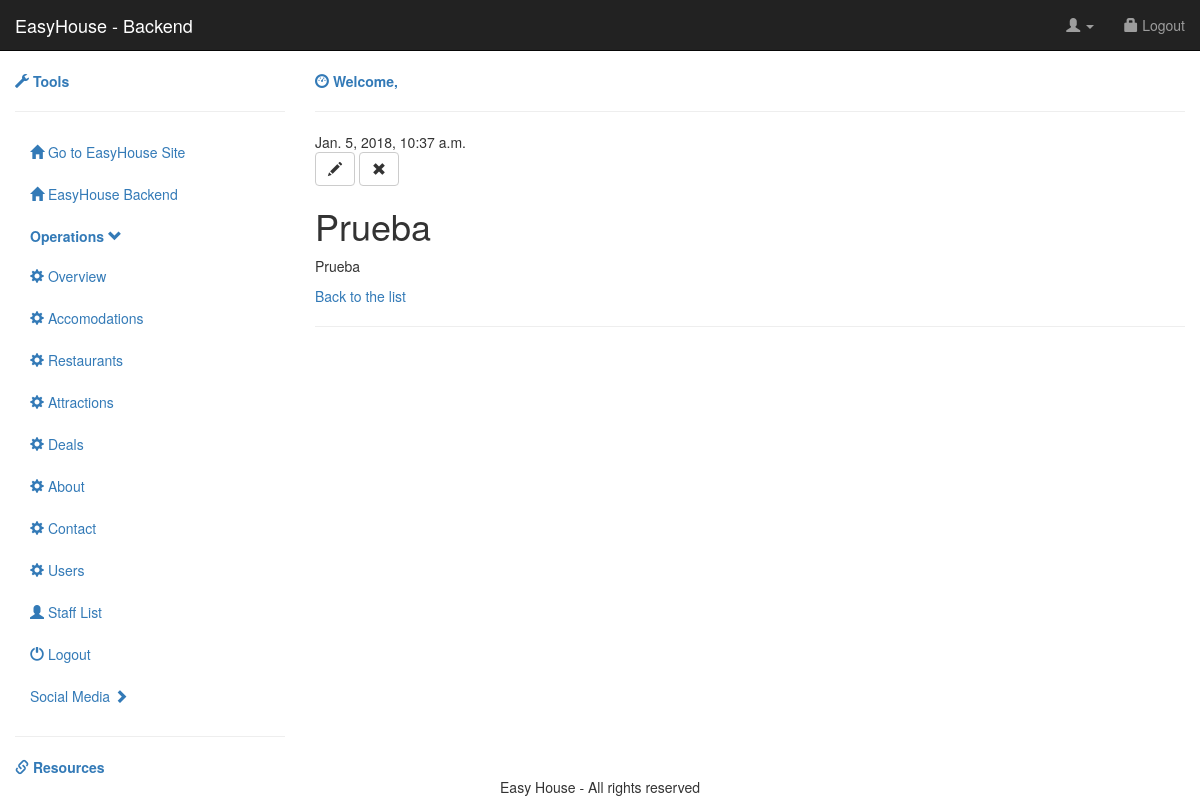
/backend/landing/restaurant/1/, run on an earlier commit of the app's database.
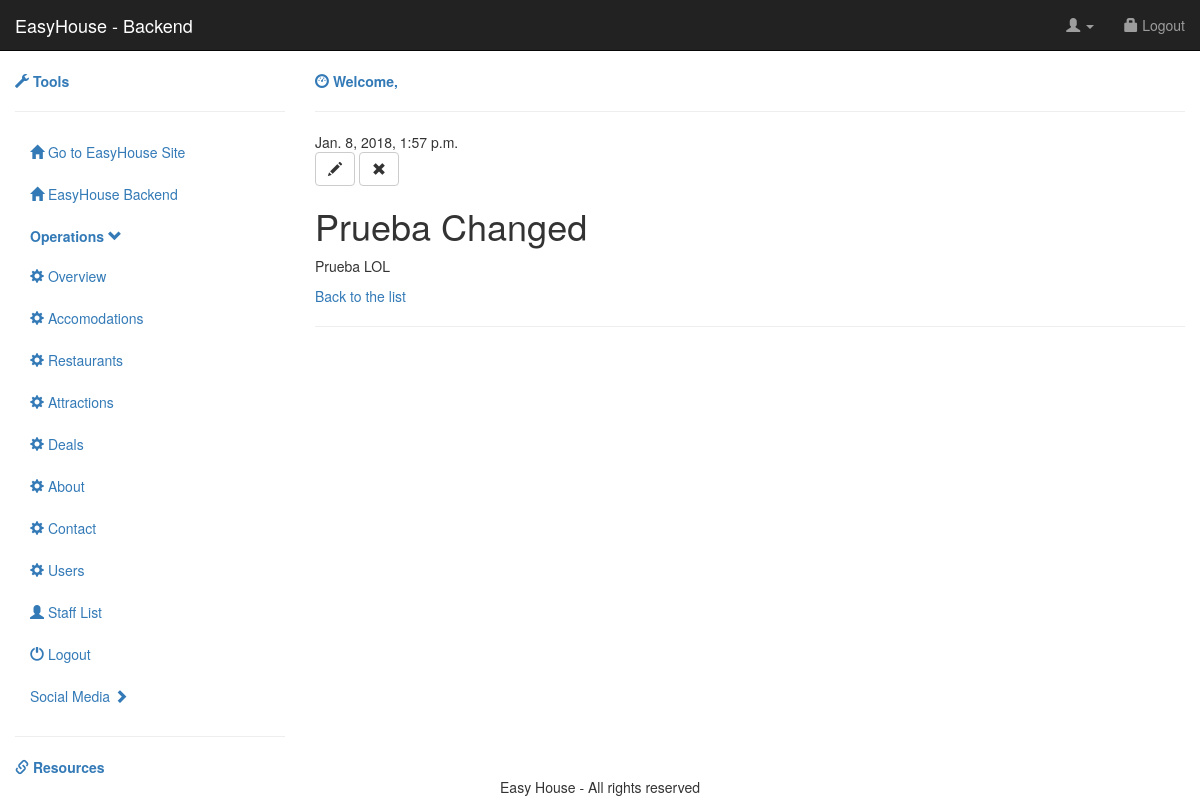
And on a later commit of the database.
### backend/models.py (models this page shows)
class Restaurants(models.Model):
	author = models.ForeignKey('auth.User')
	title = models.CharField(max_length=200)
	text = models.TextField()
	created_date = models.DateTimeField(
			default=timezone.now)
	published_date = models.DateTimeField(
			blank=True, null=True)

### backend/views.py (the view)
# urls.py: url(r'^backend/landing/restaurant/(?P<pk>\d+)/$', views.landing_restaurant_detail, name='landing_restaurant_detail'),
def landing_restaurant_detail(request, pk):
	section = get_object_or_404(Restaurants, pk=pk)
	return render(request, 'backend/landing_restaurant_detail.html', {'section': section})

### backend/templates/backend/landing_restaurant_detail.html
{% extends 'backend/backend.html' %}
{% load staticfiles %}
{% block content %}
 <div class="section">
        {% if section.published_date %}
            <div class="date">
                {{ section.published_date }}
            </div>
        {% endif %}
        <a class="btn btn-default" href="{% url 'backend:landing_restaurant_edit' pk=section.pk %}"><span class="glyphicon glyphicon-pencil"></span></a>
        <a class="btn btn-default" href="{% url 'backend:landing_restaurant_remove' pk=section.pk %}"><span class="glyphicon glyphicon-remove"></span></a>
        <h1>{{ section.title }}</h1>
        <p>{{ section.text|linebreaksbr }}</p>
</div>
<p><a href="{% url 'backend:backend_ops_landing' %}">Back to the list</a></p>
{% endblock %}

What changed in the data, as far as the page shows it:
changed Restaurants: published_date "Jan. 5, 2018, 10:37 a.m." → "Jan. 8, 2018, 1:57 p.m."; title "Prueba" → "Prueba Changed"; text "Prueba" → "Prueba LOL"
